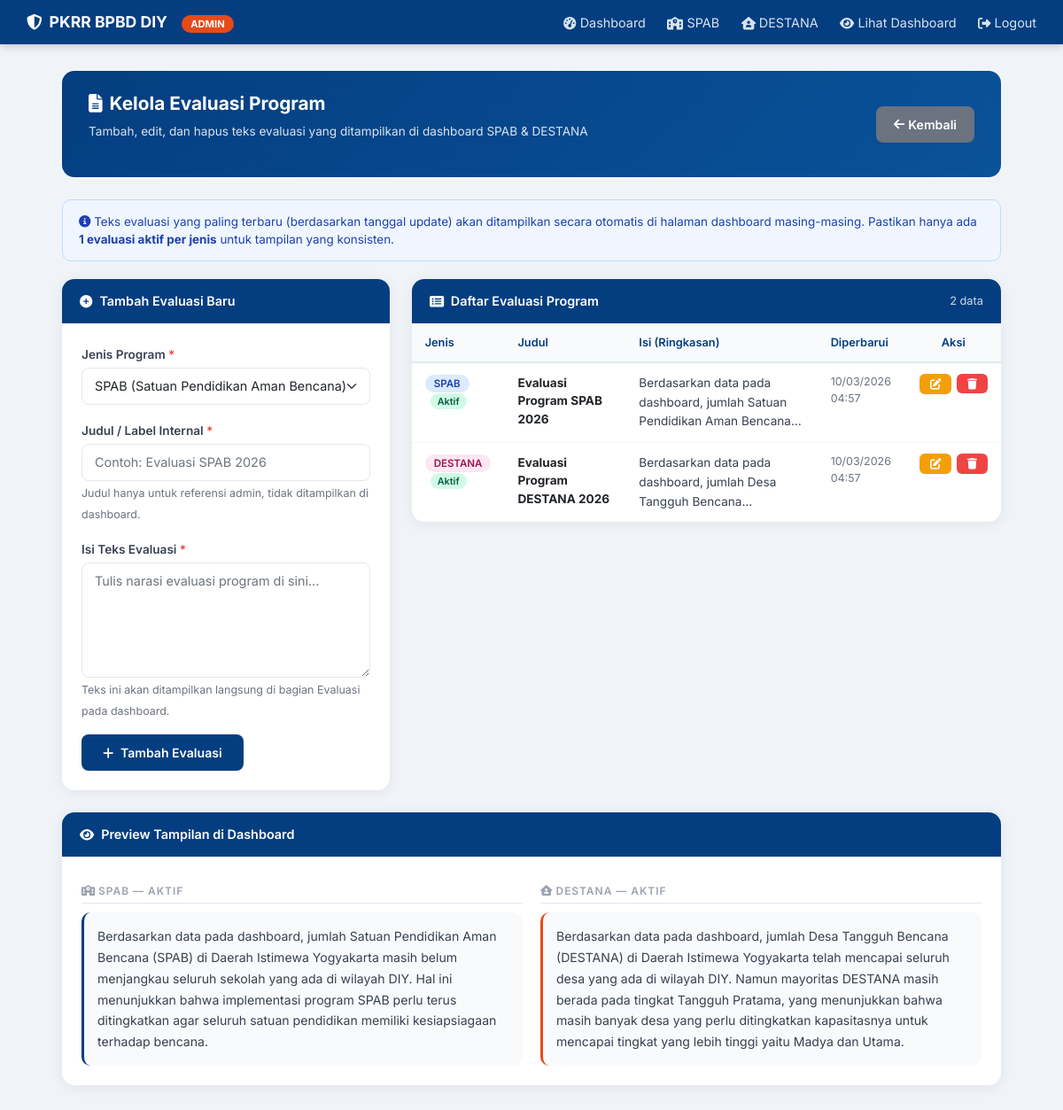
The app's page /admin/evaluasi.php (signed in) with its own data.
### tables this page shows
CREATE TABLE `evaluasi_program` (
  `id` int(11) NOT NULL AUTO_INCREMENT,
  `jenis` enum('spab','destana') NOT NULL,
  `judul` varchar(255) NOT NULL,
  `isi` text NOT NULL,
  `created_at` datetime NOT NULL DEFAULT CURRENT_TIMESTAMP,
  `updated_at` datetime NOT NULL DEFAULT CURRENT_TIMESTAMP ON UPDATE CURRENT_TIMESTAMP,
  PRIMARY KEY (`id`)
);

### admin/evaluasi.php (the view, shortened to what this page needs)
<?php
require_once dirname(__DIR__) . '/config/config.php';
$edit_data = null;
$all_evaluasi = [];
$r = mysqli_query($conn, "SELECT * FROM evaluasi_program ORDER BY jenis ASC, updated_at DESC");
while ($row = mysqli_fetch_assoc($r)) {
    $all_evaluasi[] = $row;
}
?>
<!DOCTYPE html>
<html lang="id">
<head>
    <link href="https://cdn.jsdelivr.net/npm/bootstrap@5.2.3/dist/css/bootstrap.min.css" rel="stylesheet">
</head>
<body>
<div class="topbar">
    <div class="brand"><i class="fas fa-shield-alt me-2"></i>PKRR BPBD DIY <span class="badge-admin">ADMIN</span></div>
    <div>
        <a href="index.php"><i class="fas fa-tachometer-alt me-1"></i>Dashboard</a>
        <a href="spab.php"><i class="fas fa-school me-1"></i>SPAB</a>
        <a href="destana.php"><i class="fas fa-house-user me-1"></i>DESTANA</a>
        <a href="../pages/spab.php" target="_blank"><i class="fas fa-eye me-1"></i>Lihat Dashboard</a>
        <a href="#" onclick="confirmLogout()"><i class="fas fa-sign-out-alt me-1"></i>Logout</a>
    </div>
</div>
<div class="content-wrapper">
    <div class="page-header">
        <div>
            <h1><i class="fas fa-file-alt me-2"></i>Kelola Evaluasi Program</h1>
            <p>Tambah, edit, dan hapus teks evaluasi yang ditampilkan di dashboard SPAB & DESTANA</p>
        </div>
        <a href="index.php" class="btn-secondary-custom"><i class="fas fa-arrow-left me-1"></i>Kembali</a>
    </div>
    <div class="info-box">
        <i class="fas fa-info-circle"></i>
        Teks evaluasi yang paling terbaru (berdasarkan tanggal update) akan ditampilkan secara otomatis di halaman dashboard masing-masing. Pastikan hanya ada <strong>1 evaluasi aktif per jenis</strong> untuk tampilan yang konsisten.
    </div>
    <div style="display: grid; grid-template-columns: 1fr 1.8fr; gap: 25px; align-items: start;">
        <div class="card-section">
            <div class="card-head <?= $edit_data ? 'orange' : '' ?>">
                <i class="fas fa-<?= $edit_data ? 'edit' : 'plus-circle' ?>"></i>
                <?= $edit_data ? 'Edit Evaluasi' : 'Tambah Evaluasi Baru' ?>
            </div>
            <div class="card-body-inner">
                <form method="POST" action="evaluasi.php" id="formEvaluasi">
                    <div class="mb-3">
                        <label class="form-label">Jenis Program <span style="color:#ef4444">*</span></label>
                        <select name="jenis" class="form-select" required id="selectJenis">
                            <option value="spab"    <?= (!$edit_data || $edit_data['jenis'] === 'spab')    ? 'selected' : '' ?>>SPAB (Satuan Pendidikan Aman Bencana)</option>
                        </select>
                    </div>
                    <div class="mb-3">
                        <label class="form-label">Judul / Label Internal <span style="color:#ef4444">*</span></label>
                        <input type="text" name="judul" class="form-control" required
                               placeholder="Contoh: Evaluasi SPAB 2026"
                               value="<?= $edit_data ? htmlspecialchars($edit_data['judul']) : '' ?>">
                        <small style="color:#6b7280;font-size:0.78rem;">Judul hanya untuk referensi admin, tidak ditampilkan di dashboard.</small>
                    </div>
                    <div class="mb-3">
                        <label class="form-label">Isi Teks Evaluasi <span style="color:#ef4444">*</span></label>
                        <textarea name="isi" class="form-control" required
                                  placeholder="Tulis narasi evaluasi program di sini..."><?= $edit_data ? htmlspecialchars($edit_data['isi']) : '' ?></textarea>
                        <small style="color:#6b7280;font-size:0.78rem;">Teks ini akan ditampilkan langsung di bagian Evaluasi pada dashboard.</small>
                    </div>
                    <div style="display: flex; gap: 10px; flex-wrap: wrap;">
                        <button type="submit" class="btn-primary-custom">
                            <i class="fas fa-<?= $edit_data ? 'save' : 'plus' ?> me-1"></i>
                            <?= $edit_data ? 'Simpan Perubahan' : 'Tambah Evaluasi' ?>
                        </button>
                    </div>
                </form>
            </div>
        </div>
        <div class="card-section">
            <div class="card-head">
                <i class="fas fa-list-alt"></i>
                Daftar Evaluasi Program
                <span style="margin-left:auto;font-size:0.8rem;font-weight:normal;opacity:.8;"><?= count($all_evaluasi) ?> data</span>
            </div>
            <div class="card-body-inner" style="padding: 0;">
                <?php if (empty($all_evaluasi)): ?>
                <div class="empty-state">
                    <div><i class="fas fa-file-alt"></i></div>
                    <p>Belum ada data evaluasi.</p>
                    <small>Tambahkan evaluasi menggunakan form di samping.</small>
                </div>
                <?php else: ?>
                <?php
                $spab_rows    = array_filter($all_evaluasi, fn($r) => $r['jenis'] === 'spab');
                $destana_rows = array_filter($all_evaluasi, fn($r) => $r['jenis'] === 'destana');
                $first_spab    = !empty($spab_rows)    ? array_key_first($spab_rows)    : null;
                $first_destana = !empty($destana_rows) ? array_key_first($destana_rows) : null;
                ?>
                <table class="eval-table">
                    <thead>
                        <tr>
                            <th style="width:90px">Jenis</th>
                            <th>Judul</th>
                            <th>Isi (Ringkasan)</th>
                            <th style="width:100px">Diperbarui</th>
                            <th style="width:100px;text-align:center">Aksi</th>
                        </tr>
                    </thead>
                    <tbody>
                        <?php foreach ($all_evaluasi as $idx => $row): ?>
                        <tr>
                            <td>
                                <span class="badge-<?= $row['jenis'] ?>"><?= strtoupper($row['jenis']) ?></span>
                                <?php
                                $is_latest = ($row['jenis'] === 'spab' && $idx === $first_spab) ||
                                             ($row['jenis'] === 'destana' && $idx === $first_destana);
                                if ($is_latest): ?>
                                <span class="badge-latest">Aktif</span>
                                <?php endif; ?>
                            </td>
                            <td>
                                <strong style="font-size:0.85rem;"><?= htmlspecialchars($row['judul']) ?></strong>
                            </td>
                            <td>
                                <div class="isi-preview"><?= htmlspecialchars($row['isi']) ?></div>
                            </td>
                            <td>
                                <div style="font-size:0.78rem;color:#6b7280;">
                                    <?= date('d/m/Y', strtotime($row['updated_at'])) ?><br>
                                    <?= date('H:i', strtotime($row['updated_at'])) ?>
                                </div>
                            </td>
                            <td style="text-align:center;">
                                <div style="display:flex;gap:6px;justify-content:center;">
                                    <a href="evaluasi.php?edit=<?= $row['id'] ?>" class="btn-edit" title="Edit">
                                        <i class="fas fa-edit"></i>
                                    </a>
                                    <form method="POST" action="evaluasi.php" style="display:inline;"
                                          onsubmit="return confirm('Yakin hapus evaluasi ini?')">
                                        <button type="submit" class="btn-delete" title="Hapus">
                                            <i class="fas fa-trash"></i>
                                        </button>
                                    </form>
                                </div>
                            </td>
                        </tr>
                        <?php endforeach; ?>
                    </tbody>
                </table>
                <?php endif; ?>
            </div>
        </div>
    </div>
    <?php
    $preview_spab    = null;
    $preview_destana = null;
    foreach ($all_evaluasi as $row) {
        if (!$preview_spab    && $row['jenis'] === 'spab')    $preview_spab    = $row;
        if (!$preview_destana && $row['jenis'] === 'destana') $preview_destana = $row;
    }
    if ($preview_spab || $preview_destana):
    ?>
    <div class="card-section">
        <div class="card-head"><i class="fas fa-eye"></i> Preview Tampilan di Dashboard</div>
        <div class="card-body-inner">
            <div style="display: grid; grid-template-columns: 1fr 1fr; gap: 20px;">
                <?php if ($preview_spab): ?>
                <div>
                    <div class="divider-label"><i class="fas fa-school me-1"></i>SPAB — Aktif</div>
                    <div style="background:#f8fafc;border-radius:10px;padding:15px;font-size:0.88rem;line-height:1.7;color:#374151;border-left:3px solid #043e80;">
                        <?= nl2br(htmlspecialchars($preview_spab['isi'])) ?>
                    </div>
                </div>
                <?php endif; ?>
                <?php if ($preview_destana): ?>
                <div>
                    <div class="divider-label"><i class="fas fa-house-user me-1"></i>DESTANA — Aktif</div>
                    <div style="background:#f8fafc;border-radius:10px;padding:15px;font-size:0.88rem;line-height:1.7;color:#374151;border-left:3px solid #e64a19;">
                        <?= nl2br(htmlspecialchars($preview_destana['isi'])) ?>
                    </div>
                </div>
                <?php endif; ?>
            </div>
        </div>
    </div>
    <?php endif; ?>
</div>
</body>
</html>

### admin/evaluasi.php (style rules this page uses)
:root { --primary: #043e80; --secondary: #e64a19; }
* { margin: 0; padding: 0; box-sizing: border-box; }
body { font-family: 'Inter', sans-serif; background: #f0f4f8; min-height: 100vh; }
.topbar { background: var(--primary); color: white; padding: 12px 30px; display: flex; align-items: center; justify-content: space-between; box-shadow: 0 2px 10px rgba(0,0,0,0.2); }
.topbar .brand { font-size: 1.1rem; font-weight: 700; }
.topbar a { color: rgba(255,255,255,0.85); text-decoration: none; font-size: 0.9rem; margin-left: 20px; transition: color .2s; }
.topbar .badge-admin { background: var(--secondary); font-size: 0.7rem; padding: 3px 10px; border-radius: 20px; margin-left: 12px; }
.content-wrapper { max-width: 1100px; margin: 30px auto; padding: 0 20px 40px; }
.page-header { background: linear-gradient(135deg, var(--primary) 0%, #0a5299 100%); color: white; padding: 25px 30px; border-radius: 14px; margin-bottom: 25px; display: flex; align-items: center; justify-content: space-between; }
.page-header h1 { font-size: 1.3rem; font-weight: 700; }
.page-header p { font-size: 0.85rem; opacity: 0.85; margin-top: 4px; }
.card-section { background: white; border-radius: 14px; box-shadow: 0 2px 15px rgba(0,0,0,0.07); margin-bottom: 25px; overflow: hidden; }
.card-section .card-head { background: var(--primary); color: white; padding: 14px 20px; font-weight: 600; font-size: 0.9rem; display: flex; align-items: center; gap: 8px; }
.card-section .card-body-inner { padding: 22px; }
.form-label { font-weight: 600; font-size: 0.85rem; color: #374151; margin-bottom: 5px; }
.form-control, .form-select { border: 1.5px solid #e2e8f0; border-radius: 8px; padding: 9px 14px; font-size: 0.9rem; transition: border-color .2s, box-shadow .2s; }
textarea.form-control { min-height: 130px; resize: vertical; }
.btn-primary-custom { background: var(--primary); color: white; border: none; padding: 10px 24px; border-radius: 8px; font-weight: 600; font-size: 0.88rem; cursor: pointer; transition: background .2s, transform .1s; }
.btn-secondary-custom { background: #6b7280; color: white; border: none; padding: 10px 20px; border-radius: 8px; font-weight: 600; font-size: 0.88rem; cursor: pointer; text-decoration: none; display: inline-block; transition: background .2s; }
.eval-table { width: 100%; border-collapse: collapse; font-size: 0.85rem; }
.eval-table thead th { background: #f8fafc; padding: 12px 15px; text-align: left; font-weight: 600; color: var(--primary); border-bottom: 2px solid #e2e8f0; font-size: 0.8rem; }
.eval-table tbody td { padding: 12px 15px; border-bottom: 1px solid #f1f5f9; vertical-align: top; }
.eval-table tbody tr:last-child td { border-bottom: none; }
.badge-spab { background: #dbeafe; color: #1e40af; padding: 3px 10px; border-radius: 20px; font-size: 0.72rem; font-weight: 600; text-transform: uppercase; }
.badge-destana { background: #fce7f3; color: #9d174d; padding: 3px 10px; border-radius: 20px; font-size: 0.72rem; font-weight: 600; text-transform: uppercase; }
.badge-latest { background: #d1fae5; color: #065f46; padding: 2px 8px; border-radius: 20px; font-size: 0.68rem; font-weight: 600; margin-left: 6px; }
.btn-edit { background: #f59e0b; color: white; border: none; padding: 5px 12px; border-radius: 6px; font-size: 0.78rem; cursor: pointer; text-decoration: none; display: inline-flex; align-items: center; gap: 4px; transition: background .2s; }
.btn-delete { background: #ef4444; color: white; border: none; padding: 5px 12px; border-radius: 6px; font-size: 0.78rem; cursor: pointer; display: inline-flex; align-items: center; gap: 4px; transition: background .2s; }
.isi-preview { color: #374151; max-width: 450px; display: -webkit-box; -webkit-line-clamp: 3; -webkit-box-orient: vertical; overflow: hidden; line-height: 1.6; }
.divider-label { font-size: 0.75rem; font-weight: 600; color: #9ca3af; text-transform: uppercase; letter-spacing: 0.08em; padding: 8px 0 4px; border-bottom: 1px solid #e2e8f0; margin-bottom: 10px; }
.info-box { background: #eff6ff; border: 1px solid #bfdbfe; border-radius: 10px; padding: 14px 18px; font-size: 0.84rem; color: #1e40af; margin-bottom: 20px; }

### records on screen
evaluasi_program: jenis "SPAB", shows "Aktif", judul "Evaluasi Program SPAB 2026", isi "Berdasarkan data pada dashboard, jumlah Satuan Pendidikan Aman…", updated_at "10/03/2026", updated_at "04:57", isi "Berdasarkan data pada dashboard, jumlah Satuan Pendidikan Aman Bencana (SPAB) di Daerah Istimewa Yogyakarta masih belum menjangkau seluruh sekolah yang ada di wilayah DIY. Hal ini menunjukkan bahwa implementasi program SPAB perlu terus ditingkatkan agar seluruh satuan pendidikan memiliki kesiapsiagaan terhadap bencana."
evaluasi_program: jenis "DESTANA", shows "Aktif", judul "Evaluasi Program DESTANA 2026", isi "Berdasarkan data pada dashboard, jumlah Desa Tangguh…", updated_at "10/03/2026", updated_at "04:57", isi "Berdasarkan data pada dashboard, jumlah Desa Tangguh Bencana (DESTANA) di Daerah Istimewa Yogyakarta telah mencapai seluruh desa yang ada di wilayah DIY. Namun mayoritas DESTANA masih berada pada tingkat Tangguh Pratama, yang menunjukkan bahwa masih banyak desa yang perlu ditingkatkan kapasitasnya untuk mencapai tingkat yang lebih tinggi yaitu Madya dan Utama."

### other values on screen
count($all_evaluasi) "2"
